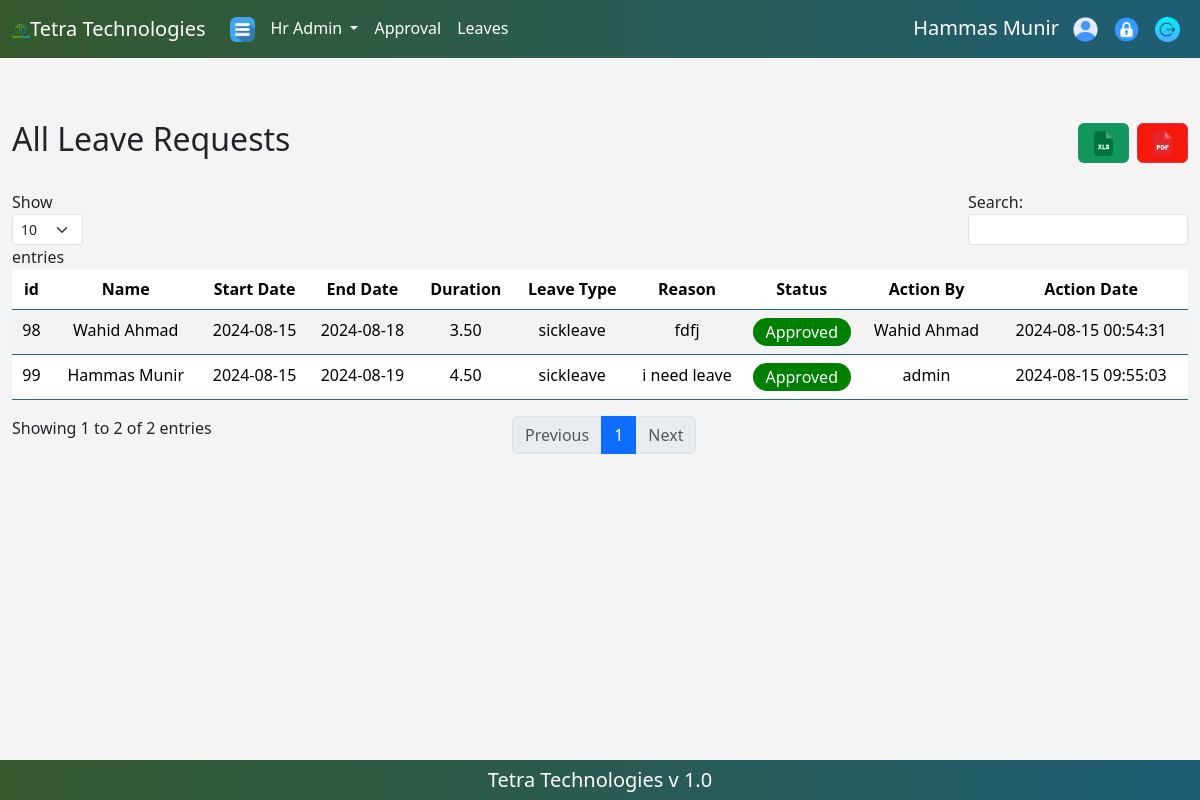
/hr.php (signed in), run on the app's committed database.
### tables this page shows
CREATE TABLE `users` (
  `id` int(11) NOT NULL,
  `username` varchar(50) NOT NULL,
  `login` varchar(50) NOT NULL,
  `email` varchar(100) NOT NULL,
  `password` varchar(255) NOT NULL,
  `user_type` enum('admin','hradmin','user') NOT NULL,
  `hiring_date` date NOT NULL,
  `created_at` timestamp NOT NULL DEFAULT current_timestamp(),
  `status` enum('active','blocked') NOT NULL DEFAULT 'active',
  `leave_limit` int(11) DEFAULT 0,
  `leave_start_date` date DEFAULT NULL,
  `leave_end_date` date DEFAULT NULL
);

CREATE TABLE `leaves` (
  `id` int(11) NOT NULL,
  `user_id` int(11) NOT NULL,
  `username` varchar(255) NOT NULL,
  `start_date` date NOT NULL,
  `end_date` date NOT NULL,
  `duration` decimal(10,2) DEFAULT NULL,
  `leave_type` varchar(50) NOT NULL,
  `reason` text DEFAULT NULL,
  `created_at` timestamp NOT NULL DEFAULT current_timestamp(),
  `status` enum('Requested','Approved','Rejected','Cancelled') DEFAULT 'Requested',
  `action_by` int(11) DEFAULT NULL,
  `action_date` datetime DEFAULT NULL
);

### hr.php (the view, shortened to what this page needs)
<?php
require 'config.php';
$stmt = $conn->prepare("SELECT l.id, u.username, l.start_date, l.end_date, l.duration, l.leave_type, l.reason, l.status,
                                COALESCE(a.username, 'N/A') AS action_by, l.action_date
                         FROM leaves l
                         JOIN users u ON l.user_id = u.id
                         LEFT JOIN users a ON l.action_by = a.id");
$stmt->execute();
$result = $stmt->get_result();
include_once 'partials/hr/navbar.php';
?>
<section class="container-fluid" style="padding: 60px 0 40px 0;">
    <div class="container-fluid">
        <div class="d-flex justify-content-between align-items-center mb-4">
            <h2>All Leave Requests</h2>
            <div class="d-flex">
                <form method="post" action="excelexport.php" class="d-inline">
                    <button type="submit" class="btn" style="background-color: #11965c;"><img src="images/icons/excel.png" width="25px" height="25px"></button>
                </form>
                <div>
                    <a href="exportpdf.php" class="btn btn-danger ms-2" style="background-color: #f5180c;"><img src="images/icons/pdf.png" width="25px" height="25px"></a>
                </div>
            </div>
        </div>
        <table id="admindatatable" class="table table-striped" style="width:100%">
            <thead>
                <tr>
                    <th>id</th>
                    <th>Name</th>
                    <th>Start Date</th>
                    <th>End Date</th>
                    <th>Duration</th>
                    <th>Leave Type</th>
                    <th>Reason</th>
                    <th>Status</th>
                    <th>Action By</th>
                    <th>Action Date</th>
                </tr>
            </thead>
            <tbody>
                <?php while ($row = $result->fetch_assoc()): ?>
                    <?php
                        if ($row['status'] == 'Requested') {
                            $statusClass = 'bg-orange text-white';
                        } elseif ($row['status'] == 'Approved') {
                            $statusClass = 'bg-green text-white';
                        } elseif ($row['status'] == 'Rejected' || $row['status'] == 'Cancelled') {
                            $statusClass = 'bg-red text-white';
                        } else {
                            $statusClass = '';
                        }
                    ?>
                    <tr>
                        <td><?php echo htmlspecialchars($row['id']); ?></td>
                        <td><?php echo htmlspecialchars($row['username']); ?></td>
                        <td><?php echo htmlspecialchars($row['start_date']); ?></td>
                        <td><?php echo htmlspecialchars($row['end_date']); ?></td>
                        <td><?php echo htmlspecialchars($row['duration']); ?></td>
                        <td><?php echo htmlspecialchars($row['leave_type']); ?></td>
                        <td><?php echo htmlspecialchars($row['reason']); ?></td>
                        <td><div class="<?php echo $statusClass; ?>"><?php echo htmlspecialchars($row['status']); ?></div></td>
                        <td><?php echo htmlspecialchars($row['action_by']); ?></td>
                        <td><?php echo htmlspecialchars($row['action_date']); ?></td>
                    </tr>
                <?php endwhile; ?>
            </tbody>
        </table>
    </div>
</section>
<?php
include_once 'partials/hr/footer.php';
?>

### partials/hr/navbar.php (shortened to what this page needs)
<?php
include 'config.php';
$userId = $_SESSION['user_id'];
$stmt = $conn->prepare("SELECT username FROM users WHERE id = ?");
$stmt->bind_param('i', $userId);
$stmt->execute();
$stmt->bind_result($username);
?>
<!DOCTYPE html>
<html lang="en">
<head>
    <link href="https://cdn.jsdelivr.net/npm/bootstrap@5.3.3/dist/css/bootstrap.min.css" rel="stylesheet">
</head>
<body>
    <nav class="navbar navbar-expand-lg fixed-top">
        <div class="container-fluid">
        <span><img src="images/icons/brand.png"></span><a class="navbar-brand text-white" href="#">Tetra Technologies</a>
            <div class="collapse navbar-collapse" id="navbarNavDropdown">
                <ul class="navbar-nav">
                    <li class="nav-item">
                        <a class="nav-link text-white" href="hr.php"><img src="images/icons/menu.png" width="25px" height="25px"></a>
                    </li>
                    <li class="nav-item dropdown">
                        <a class="nav-link dropdown-toggle text-white" href="#" role="button" data-bs-toggle="dropdown" aria-expanded="false">
                            Hr Admin
                        </a>
                    </li>
                    <li class="nav-item">
                        <a class="nav-link text-white" href="hrapproval.php">
                            Approval
                        </a>
                    </li>
                    <li class="nav-item">
                        <a class="nav-link text-white" href="hrleaves.php">Leaves</a>
                    </li>
                </ul>
                <ul class="navbar-nav ms-auto">
                    <li class="nav-item text-white d-flex justify-content-center align-items-center" style="margin: 5px 6px 0 0;">
                        <h5><?php echo $username; ?></h5>
                    </li>
                    <li class="nav-item">
                        <a class="nav-link text-white" href="profile.php"><img src="images/icons/profile.png" width="25px" height="25px"></a>
                    </li>
                    <li class="nav-item">
                        <a class="nav-link text-white" href="#" data-bs-toggle="modal" data-bs-target="#changePasswordModal"><img src="images/icons/password.png" width="25px" height="25px"></a>
                    </li>
                    <li class="nav-item">
                        <a class="nav-link text-white" href="logout.php"><img src="images/icons/logout.png" width="25px" height="25px"></a>
                    </li>
                </ul>
            </div>
        </div>
    </nav>

### partials/hr/navbar.php (style rules this page uses)
body { padding: 60px 0 40px 0; background: #f4f4f4; }
nav { background: linear-gradient(to right, #35592d, #1e5d75) !important; color: #fff; }
#admindatatable tbody tr { background-color: #216891; color: #ffffff; text-align: center; }
#admindatatable tbody td { background-color: #fff; color: black; text-align: center; }
#admindatatable, #admindatatable td, #admindatatable th { border-color: #216891; text-align: center; text-align: center; }
.dataTables_wrapper .dataTables_sort_icon, .dataTables_wrapper .sorting:after, .dataTables_wrapper .sorting_desc:after, .dataTables_wrapper .sorting_asc:after { color: #ffffff !important; }
.dataTables_wrapper .sorting:after, .dataTables_wrapper .sorting_desc:after, .dataTables_wrapper .sorting_asc:after { font-size: 12px; margin-left: 5px; }
.bg-green { background-color: green !important; border-radius: 20px; padding: 2px 6px; text-align: center; }
.text-white { color: white !important; border-radius: 20px; }

### data on the page
users: username "Hammas Munir"
leaves: id "98", user.username "Wahid Ahmad", start_date "2024-08-15", end_date "2024-08-18", duration "3.50", leave_type "sickleave", reason "fdfj", status "Approved", action_by "Wahid Ahmad", action_date "2024-08-15 00:54:31"
leaves: id "99", user.username "Hammas Munir", start_date "2024-08-15", end_date "2024-08-19", duration "4.50", leave_type "sickleave", reason "i need leave", status "Approved", action_by "admin", action_date "2024-08-15 09:55:03"
